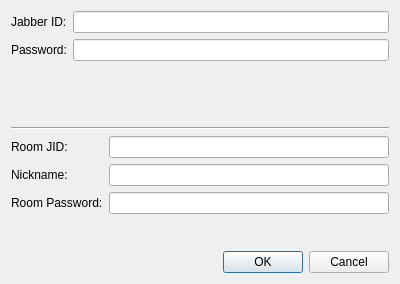
<ui version="4.0" >
 <class>JabberConnectDialog</class>
 <widget class="QDialog" name="JabberConnectDialog" >
  <property name="geometry" >
   <rect>
    <x>0</x>
    <y>0</y>
    <width>400</width>
    <height>284</height>
   </rect>
  </property>
  <property name="windowTitle" >
   <string>Dialog</string>
  </property>
  <layout class="QVBoxLayout" name="verticalLayout" >
   <item>
    <layout class="QFormLayout" name="formLayout" >
     <item row="0" column="0" >
      <widget class="QLabel" name="label" >
       <property name="text" >
        <string>Jabber ID:</string>
       </property>
      </widget>
     </item>
     <item row="0" column="1" >
      <widget class="KLineEdit" name="jabberid" />
     </item>
     <item row="1" column="0" >
      <widget class="QLabel" name="label_2" >
       <property name="text" >
        <string>Password:</string>
       </property>
      </widget>
     </item>
     <item row="1" column="1" >
      <widget class="KLineEdit" name="password" >
       <property name="text" >
        <string/>
       </property>
       <property name="echoMode" >
        <enum>QLineEdit::Password</enum>
       </property>
      </widget>
     </item>
    </layout>
   </item>
   <item>
    <widget class="Line" name="line" >
     <property name="orientation" >
      <enum>Qt::Horizontal</enum>
     </property>
    </widget>
   </item>
   <item>
    <layout class="QFormLayout" name="formLayout_2" >
     <item row="0" column="0" >
      <widget class="QLabel" name="label_3" >
       <property name="text" >
        <string>Room JID:</string>
       </property>
      </widget>
     </item>
     <item row="0" column="1" >
      <widget class="KLineEdit" name="roomjid" />
     </item>
     <item row="1" column="0" >
      <widget class="QLabel" name="label_4" >
       <property name="text" >
        <string>Nickname:</string>
       </property>
      </widget>
     </item>
     <item row="1" column="1" >
      <widget class="KLineEdit" name="nickname" />
     </item>
     <item row="2" column="0" >
      <widget class="QLabel" name="label_5" >
       <property name="text" >
        <string>Room Password:</string>
       </property>
      </widget>
     </item>
     <item row="2" column="1" >
      <widget class="KLineEdit" name="roompassword" >
       <property name="echoMode" >
        <enum>QLineEdit::Password</enum>
       </property>
      </widget>
     </item>
    </layout>
   </item>
   <item>
    <widget class="QDialogButtonBox" name="buttonBox" >
     <property name="orientation" >
      <enum>Qt::Horizontal</enum>
     </property>
     <property name="standardButtons" >
      <set>QDialogButtonBox::Cancel|QDialogButtonBox::Ok</set>
     </property>
    </widget>
   </item>
  </layout>
 </widget>
 <customwidgets>
  <customwidget>
   <class>KLineEdit</class>
   <extends>QLineEdit</extends>
   <header>klineedit.h</header>
  </customwidget>
 </customwidgets>
 <resources/>
 <connections>
  <connection>
   <sender>buttonBox</sender>
   <signal>accepted()</signal>
   <receiver>JabberConnectDialog</receiver>
   <slot>accept()</slot>
   <hints>
    <hint type="sourcelabel" >
     <x>248</x>
     <y>254</y>
    </hint>
    <hint type="destinationlabel" >
     <x>157</x>
     <y>274</y>
    </hint>
   </hints>
  </connection>
  <connection>
   <sender>buttonBox</sender>
   <signal>rejected()</signal>
   <receiver>JabberConnectDialog</receiver>
   <slot>reject()</slot>
   <hints>
    <hint type="sourcelabel" >
     <x>316</x>
     <y>260</y>
    </hint>
    <hint type="destinationlabel" >
     <x>286</x>
     <y>274</y>
    </hint>
   </hints>
  </connection>
 </connections>
</ui>
